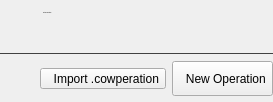
            <widget class="QWidget" name="customOperationsPage">
             <layout class="QVBoxLayout" name="verticalLayout_20">
              <property name="leftMargin">
               <number>0</number>
              </property>
              <property name="topMargin">
               <number>0</number>
              </property>
              <property name="rightMargin">
               <number>0</number>
              </property>
              <property name="bottomMargin">
               <number>0</number>
              </property>
              <item>
               <widget class="QWidget" name="horizontalWidget_7" native="true">
                <layout class="QHBoxLayout" name="horizontalLayout_22">
                 <property name="spacing">
                  <number>10</number>
                 </property>
                 <property name="leftMargin">
                  <number>0</number>
                 </property>
                 <property name="topMargin">
                  <number>9</number>
                 </property>
                 <property name="rightMargin">
                  <number>0</number>
                 </property>
                 <property name="bottomMargin">
                  <number>9</number>
                 </property>
                 <item>
                  <widget class="QToolButton" name="toolButton_12">
                   <property name="enabled">
                    <bool>false</bool>
                   </property>
                   <property name="styleSheet">
                    <string notr="true">QToolButton {
	icon-size: 24px;
	background-color: transparent;
	padding-left: 0px;
	padding-right: 5px;
	border-radius: 0px;
}</string>
                   </property>
                   <property name="icon">
                    <iconset resource="resources.qrc">
                     <normaloff>:/icon/pencil.svg</normaloff>:/icon/pencil.svg</iconset>
                   </property>
                   <property name="iconSize">
                    <size>
                     <width>25</width>
                     <height>25</height>
                    </size>
                   </property>
                  </widget>
                 </item>
                 <item>
                  <widget class="QWidget" name="verticalWidget_6" native="true">
                   <layout class="QVBoxLayout" name="verticalLayout_18">
                    <property name="spacing">
                     <number>6</number>
                    </property>
                    <property name="leftMargin">
                     <number>0</number>
                    </property>
                    <property name="topMargin">
                     <number>0</number>
                    </property>
                    <property name="rightMargin">
                     <number>0</number>
                    </property>
                    <property name="bottomMargin">
                     <number>0</number>
                    </property>
                    <item>
                     <widget class="QLabel" name="customOperationsLbl">
                      <property name="font">
                       <font>
                        <pointsize>-1</pointsize>
                        <bold>false</bold>
                       </font>
                      </property>
                      <property name="text">
                       <string>Custom Operations</string>
                      </property>
                     </widget>
                    </item>
                    <item>
                     <widget class="QLabel" name="label_14">
                      <property name="text">
                       <string/>
                      </property>
                     </widget>
                    </item>
                   </layout>
                  </widget>
                 </item>
                 <item>
                  <spacer name="horizontalSpacer_9">
                   <property name="orientation">
                    <enum>Qt::Horizontal</enum>
                   </property>
                   <property name="sizeHint" stdset="0">
                    <size>
                     <width>40</width>
                     <height>20</height>
                    </size>
                   </property>
                  </spacer>
                 </item>
                </layout>
               </widget>
              </item>
              <item>
               <widget class="Line" name="line_14">
                <property name="styleSheet">
                 <string notr="true">QFrame {
	color: #414141;
}</string>
                </property>
                <property name="frameShadow">
                 <enum>QFrame::Plain</enum>
                </property>
                <property name="orientation">
                 <enum>Qt::Horizontal</enum>
                </property>
               </widget>
              </item>
              <item>
               <widget class="QWidget" name="customOperationsPageContent" native="true">
                <property name="enabled">
                 <bool>true</bool>
                </property>
                <layout class="QVBoxLayout" name="verticalLayout_19">
                 <property name="leftMargin">
                  <number>0</number>
                 </property>
                 <property name="topMargin">
                  <number>0</number>
                 </property>
                 <property name="rightMargin">
                  <number>0</number>
                 </property>
                 <property name="bottomMargin">
                  <number>0</number>
                 </property>
                 <item>
                  <layout class="QHBoxLayout" name="customOpsTopBtns">
                   <property name="spacing">
                    <number>-1</number>
                   </property>
                   <property name="bottomMargin">
                    <number>0</number>
                   </property>
                   <item>
                    <spacer name="horizontalSpacer_17">
                     <property name="orientation">
                      <enum>Qt::Horizontal</enum>
                     </property>
                     <property name="sizeHint" stdset="0">
                      <size>
                       <width>40</width>
                       <height>20</height>
                      </size>
                     </property>
                    </spacer>
                   </item>
                   <item alignment="Qt::AlignLeft">
                    <widget class="QToolButton" name="importOperationBtn">
                     <property name="enabled">
                      <bool>true</bool>
                     </property>
                     <property name="text">
                      <string>  Import .cowperation</string>
                     </property>
                     <property name="icon">
                      <iconset resource="resources.qrc">
                       <normaloff>:/icon/import.svg</normaloff>:/icon/import.svg</iconset>
                     </property>
                     <property name="iconSize">
                      <size>
                       <width>20</width>
                       <height>20</height>
                      </size>
                     </property>
                     <property name="toolButtonStyle">
                      <enum>Qt::ToolButtonTextBesideIcon</enum>
                     </property>
                    </widget>
                   </item>
                   <item alignment="Qt::AlignLeft">
                    <widget class="QToolButton" name="newOperationBtn">
                     <property name="enabled">
                      <bool>true</bool>
                     </property>
                     <property name="sizePolicy">
                      <sizepolicy hsizetype="Expanding" vsizetype="Fixed">
                       <horstretch>0</horstretch>
                       <verstretch>0</verstretch>
                      </sizepolicy>
                     </property>
                     <property name="minimumSize">
                      <size>
                       <width>0</width>
                       <height>35</height>
                      </size>
                     </property>
                     <property name="text">
                      <string>  New Operation</string>
                     </property>
                     <property name="icon">
                      <iconset resource="resources.qrc">
                       <normaloff>:/icon/plus.svg</normaloff>:/icon/plus.svg</iconset>
                     </property>
                     <property name="iconSize">
                      <size>
                       <width>16</width>
                       <height>16</height>
                      </size>
                     </property>
                     <property name="checkable">
                      <bool>false</bool>
                     </property>
                     <property name="autoExclusive">
                      <bool>true</bool>
                     </property>
                     <property name="toolButtonStyle">
                      <enum>Qt::ToolButtonTextBesideIcon</enum>
                     </property>
                    </widget>
                   </item>
                  </layout>
                 </item>
                 <item>
                  <widget class="QWidget" name="operationsCnt" native="true">
                   <property name="enabled">
                    <bool>true</bool>
                   </property>
                   <property name="sizePolicy">
                    <sizepolicy hsizetype="Expanding" vsizetype="Expanding">
                     <horstretch>0</horstretch>
                     <verstretch>0</verstretch>
                    </sizepolicy>
                   </property>
                  </widget>
                 </item>
                </layout>
               </widget>
              </item>
             </layout>
            </widget>
